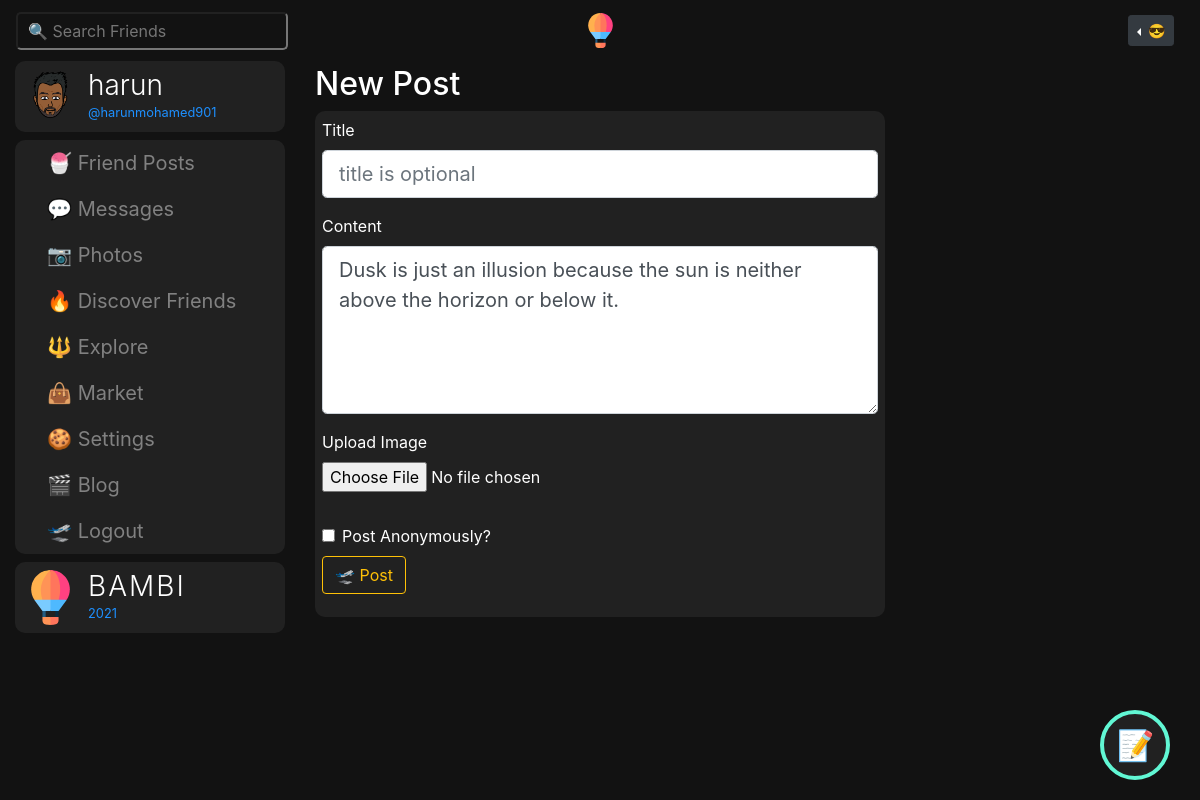
The app's page /post/28/update (signed in), older data.
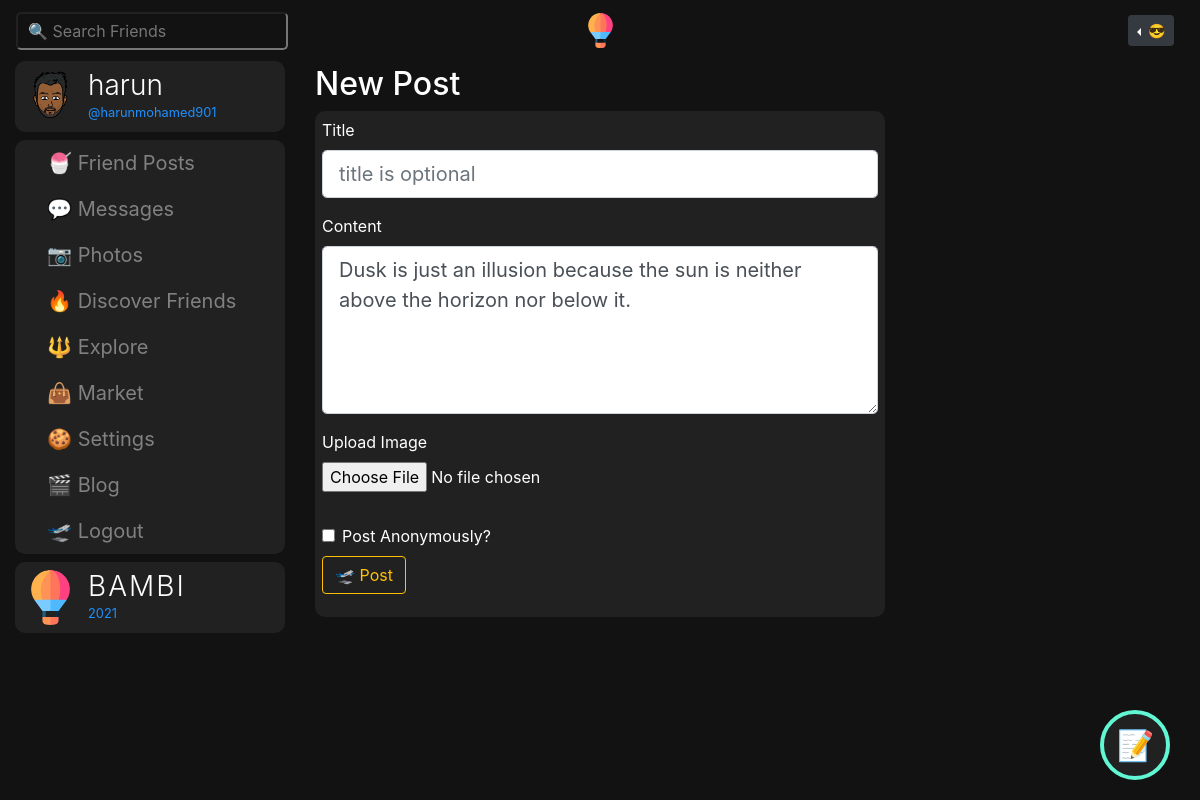
The same page, newer data.
### bambiv3/models.py (models this page shows, shortened)
class Post(db.Model):
	id = db.Column(db.Integer, primary_key=True)
	title = db.Column(db.String(100)) #nullable=False
	date_posted = db.Column(db.DateTime, nullable=False, default=datetime.utcnow)
	content = db.Column(db.Text, nullable=False)
	image = db.Column(db.String(20))
	anonymous = db.Column(db.Boolean, default=False, nullable=False)
	user_id = db.Column(db.Integer, db.ForeignKey('user.id'), nullable=False)
	likes = db.relationship('PostLike', backref='post', lazy='dynamic')
	comments = db.relationship("Comment", backref="post", lazy="dynamic", cascade="all, delete-orphan")

### bambiv3/routes.py (the view)
@app.route("/post/<int:post_id>/update", methods=['GET', 'POST'])
@login_required
def update_post(post_id):
	post = Post.query.get_or_404(post_id)
	if post.author != current_user:
		abort(403)
	form = PostForm()
	if form.validate_on_submit():
		post.title = form.title.data
		post.content = form.content.data
		if form.image.data:
			post.image = post_img(form.image.data)
		db.session.commit()
		flash('Your post has been updated!', 'info')
		return redirect(url_for('post', post_id=post.id))
	elif request.method == 'GET':
		form.title.data = post.title
		form.content.data = post.content
		form.image.data = post.image
	return render_template('create_post.html', title='Update Post',
						   form=form, legend='Update Post')

### bambiv3/forms.py
class PostForm(FlaskForm):
	title = StringField('Title') #validators=[DataRequired()]
	content = PageDownField('Content', validators=[DataRequired()])
	image = FileField('Upload Image', validators=[FileAllowed(['jpg', 'jpeg' , 'png', 'gif'])])
	anonymous = BooleanField('Post Anonymously?')
	submit = SubmitField('🛫 Post')

### bambiv3/models.py (called while the page is built)
@login_manager.user_loader
def load_user(user_id):
	return User.query.get(int(user_id))

	def new_messages(self):
		last_read_time = self.last_message_read_time or datetime(1900, 1, 1)
		return Message.query.filter_by(recipient=self).filter(
			Message.timestamp > last_read_time).count()

### bambiv3/routes.py (called while the page is built)
@app.before_request
def before_request():
	if current_user.is_authenticated:
		current_user.last_seen = datetime.utcnow()
		db.session.commit()

### bambiv3/templates/create_post.html (shortened to what the changed rows need)
{% extends "layout.html" %}
{% block content %}
<div class="container-fluid">
	<div class="row">
		       <a class="dropdown-item" href="{{ url_for('messages') }}"> 💬 Messages
		        {% set new_messages = current_user.new_messages() %}<span id="message_count" class="badge badge-warning"style="visibility: {% if new_messages %}visible{% else %}hidden {% endif %};">{{ new_messages }}</span></a>
		<div class="col-lg-6 offset-lg-3">
			<h2 class="mt-1">New Post</h2>
			<div class="post">
			  <div id="inner">
			   <div class="content-section">
				  <form method="POST" action="" enctype="multipart/form-data">
				    <fieldset class="form-group">
				      <div class="form-group">
				        {{ form.title.label(placeholder="title is optional", class="form-control-label") }}
				        {% if form.title.errors %}
				        {{ form.title(placeholder="title is optional", class="form-control form-control-lg is-invalid") }}
				        <div class="invalid-feedback">
				          {% for error in form.title.errors %}
				          <span>{{ error }}</span>
				          {% endfor %}
				        </div>
				        {% else %}
				        {{ form.title(placeholder="title is optional", class="form-control form-control-lg") }}
				        {% endif %}
				      </div>
				      <div class="form-group">
				        {{ form.content.label(placeholder="speak your mind...", class="form-control-label") }}
				        {% if form.content.errors %}
				        {{ form.content(placeholder="speak your mind...", class="form-control form-control-lg is-invalid") }}
				        <div class="invalid-feedback">
				          {% for error in form.content.errors %}
				          <span>{{ error }}</span>
				          {% endfor %}
				        </div>
				        {% else %}
				        {{ form.content(placeholder="speak your mind...", class="form-control form-control-lg", rows="5") }}
				        {% endif %}
				      </div>
				      <div class="form-group">
				        {{ form.image.label(class="form-control-label") }}
				        {% if form.image.errors %}
				        {{ form.image(class="form-control-file is-invalid") }}
				        <div class="invalid-feedback">
				          {% for error in form.image.errors %}
				          <span>{{ error }}</span>
				          {% endfor %}
				        </div>
				        {% else %}
				        {{ form.image(class="form-control-file") }}
				        {% endif %}
				      </div>
				    </div>
				    <div class="form-check mb-2">
		                {{ form.anonymous(class="form-check-input") }}
		                {{ form.anonymous.label(class="form-check-label") }}
		            </div>
			  </div>
		</div>
		<br>
		</div>
{% endblock content %}

Row changes from the older to the newer data that the page shows:
changed Post: content "Dusk is just an illusion because the sun is neither above the horizon or below it." → "Dusk is just an illusion because the sun is neither above the horizon nor below it."
